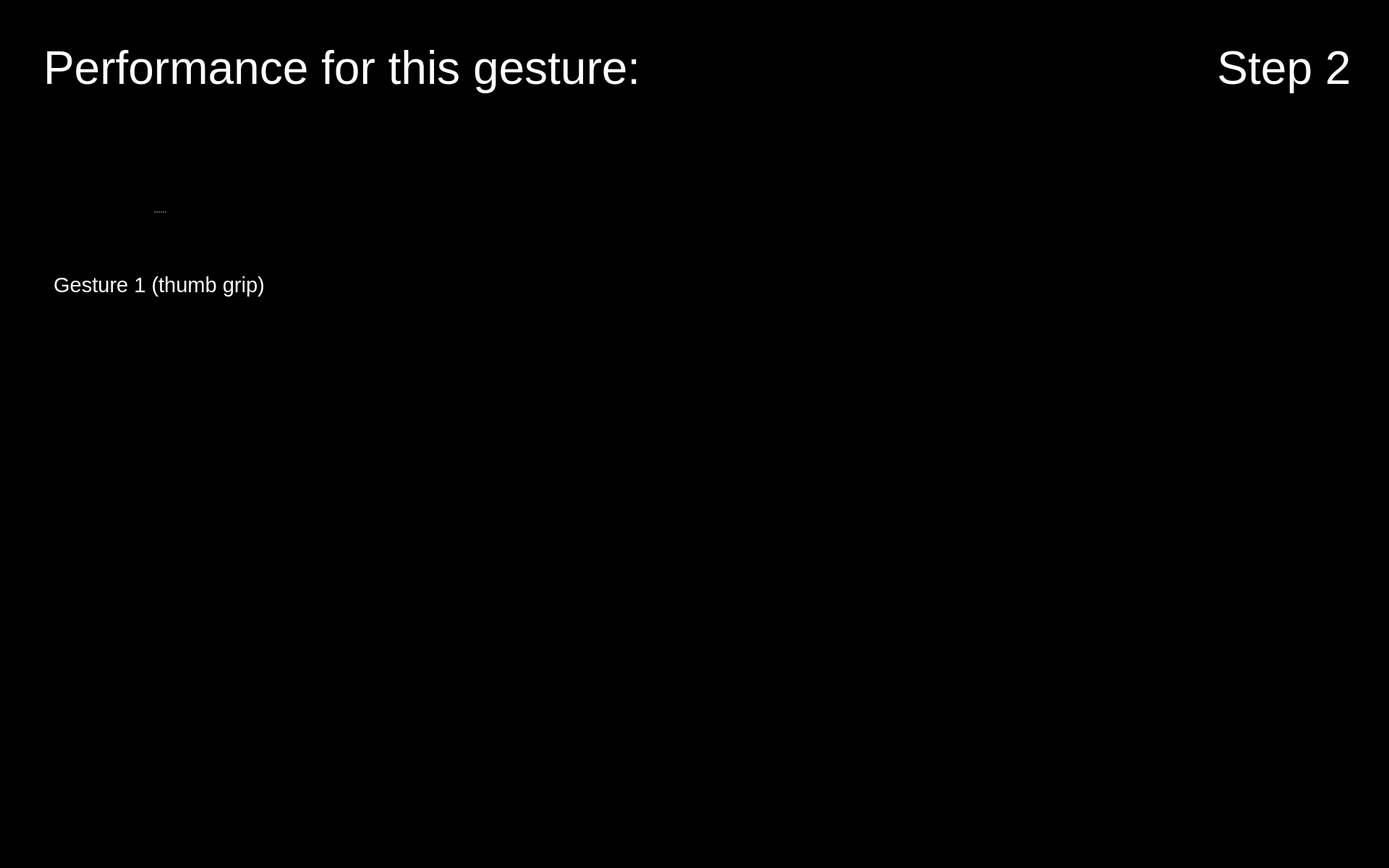
<?xml version="1.0" encoding="UTF-8"?>
<ui version="4.0">
 <class>Form</class>
 <widget class="QWidget" name="Form">
  <property name="geometry">
   <rect>
    <x>0</x>
    <y>0</y>
    <width>1920</width>
    <height>1200</height>
   </rect>
  </property>
  <property name="maximumSize">
   <size>
    <width>1920</width>
    <height>1200</height>
   </size>
  </property>
  <property name="windowTitle">
   <string>Form</string>
  </property>
  <property name="styleSheet">
   <string notr="true">background-color: rgb(0, 0, 0);</string>
  </property>
  <widget class="QPushButton" name="button_nav_left">
   <property name="enabled">
    <bool>true</bool>
   </property>
   <property name="geometry">
    <rect>
     <x>800</x>
     <y>560</y>
     <width>150</width>
     <height>150</height>
    </rect>
   </property>
   <property name="minimumSize">
    <size>
     <width>81</width>
     <height>81</height>
    </size>
   </property>
   <property name="maximumSize">
    <size>
     <width>150</width>
     <height>150</height>
    </size>
   </property>
   <property name="cursor">
    <cursorShape>OpenHandCursor</cursorShape>
   </property>
   <property name="focusPolicy">
    <enum>Qt::WheelFocus</enum>
   </property>
   <property name="contextMenuPolicy">
    <enum>Qt::DefaultContextMenu</enum>
   </property>
   <property name="layoutDirection">
    <enum>Qt::LeftToRight</enum>
   </property>
   <property name="autoFillBackground">
    <bool>false</bool>
   </property>
   <property name="styleSheet">
    <string notr="true"/>
   </property>
   <property name="icon">
    <iconset resource="resources/res.qrc">
     <normaloff>:/buttons/Button Left.svg</normaloff>:/buttons/Button Left.svg</iconset>
   </property>
   <property name="iconSize">
    <size>
     <width>144</width>
     <height>144</height>
    </size>
   </property>
   <property name="autoDefault">
    <bool>false</bool>
   </property>
   <property name="default">
    <bool>false</bool>
   </property>
   <property name="flat">
    <bool>true</bool>
   </property>
  </widget>
  <widget class="QPushButton" name="button_nav_right">
   <property name="enabled">
    <bool>true</bool>
   </property>
   <property name="geometry">
    <rect>
     <x>960</x>
     <y>560</y>
     <width>150</width>
     <height>150</height>
    </rect>
   </property>
   <property name="minimumSize">
    <size>
     <width>81</width>
     <height>81</height>
    </size>
   </property>
   <property name="maximumSize">
    <size>
     <width>150</width>
     <height>150</height>
    </size>
   </property>
   <property name="cursor">
    <cursorShape>OpenHandCursor</cursorShape>
   </property>
   <property name="focusPolicy">
    <enum>Qt::WheelFocus</enum>
   </property>
   <property name="contextMenuPolicy">
    <enum>Qt::DefaultContextMenu</enum>
   </property>
   <property name="layoutDirection">
    <enum>Qt::LeftToRight</enum>
   </property>
   <property name="autoFillBackground">
    <bool>false</bool>
   </property>
   <property name="styleSheet">
    <string notr="true"/>
   </property>
   <property name="icon">
    <iconset resource="resources/res.qrc">
     <normaloff>:/buttons/Button Right.svg</normaloff>:/buttons/Button Right.svg</iconset>
   </property>
   <property name="iconSize">
    <size>
     <width>144</width>
     <height>144</height>
    </size>
   </property>
   <property name="autoDefault">
    <bool>false</bool>
   </property>
   <property name="default">
    <bool>false</bool>
   </property>
   <property name="flat">
    <bool>true</bool>
   </property>
  </widget>
  <widget class="QPushButton" name="button_exit">
   <property name="enabled">
    <bool>true</bool>
   </property>
   <property name="geometry">
    <rect>
     <x>1760</x>
     <y>1040</y>
     <width>150</width>
     <height>150</height>
    </rect>
   </property>
   <property name="minimumSize">
    <size>
     <width>81</width>
     <height>81</height>
    </size>
   </property>
   <property name="maximumSize">
    <size>
     <width>150</width>
     <height>150</height>
    </size>
   </property>
   <property name="cursor">
    <cursorShape>OpenHandCursor</cursorShape>
   </property>
   <property name="focusPolicy">
    <enum>Qt::WheelFocus</enum>
   </property>
   <property name="contextMenuPolicy">
    <enum>Qt::DefaultContextMenu</enum>
   </property>
   <property name="icon">
    <iconset resource="resources/res.qrc">
     <normaloff>:/buttons/Button Exit.svg</normaloff>:/buttons/Button Exit.svg</iconset>
   </property>
   <property name="iconSize">
    <size>
     <width>144</width>
     <height>144</height>
    </size>
   </property>
   <property name="autoDefault">
    <bool>false</bool>
   </property>
   <property name="default">
    <bool>false</bool>
   </property>
   <property name="flat">
    <bool>true</bool>
   </property>
  </widget>
  <widget class="QLabel" name="label_plot_1">
   <property name="geometry">
    <rect>
     <x>490</x>
     <y>180</y>
     <width>850</width>
     <height>340</height>
    </rect>
   </property>
   <property name="maximumSize">
    <size>
     <width>1200</width>
     <height>480</height>
    </size>
   </property>
   <property name="font">
    <font>
     <pointsize>48</pointsize>
    </font>
   </property>
   <property name="styleSheet">
    <string notr="true">color: rgb(255, 255, 255);</string>
   </property>
   <property name="text">
    <string/>
   </property>
   <property name="scaledContents">
    <bool>true</bool>
   </property>
  </widget>
  <widget class="QLabel" name="icon_newbie_1">
   <property name="enabled">
    <bool>true</bool>
   </property>
   <property name="geometry">
    <rect>
     <x>490</x>
     <y>380</y>
     <width>100</width>
     <height>100</height>
    </rect>
   </property>
   <property name="sizePolicy">
    <sizepolicy hsizetype="Preferred" vsizetype="Preferred">
     <horstretch>0</horstretch>
     <verstretch>0</verstretch>
    </sizepolicy>
   </property>
   <property name="maximumSize">
    <size>
     <width>100</width>
     <height>100</height>
    </size>
   </property>
   <property name="text">
    <string/>
   </property>
   <property name="pixmap">
    <pixmap resource="resources/res.qrc">:/img/Icon User.png</pixmap>
   </property>
   <property name="scaledContents">
    <bool>true</bool>
   </property>
  </widget>
  <widget class="QLabel" name="image_step">
   <property name="geometry">
    <rect>
     <x>1650</x>
     <y>170</y>
     <width>250</width>
     <height>250</height>
    </rect>
   </property>
   <property name="font">
    <font>
     <pointsize>48</pointsize>
    </font>
   </property>
   <property name="styleSheet">
    <string notr="true">color: rgb(255, 255, 255);</string>
   </property>
   <property name="text">
    <string/>
   </property>
   <property name="pixmap">
    <pixmap resource="resources/res.qrc">:/detected steps/Detected Step2 Button.png</pixmap>
   </property>
   <property name="alignment">
    <set>Qt::AlignCenter</set>
   </property>
   <property name="wordWrap">
    <bool>true</bool>
   </property>
  </widget>
  <widget class="QLabel" name="icon_expert_1">
   <property name="enabled">
    <bool>true</bool>
   </property>
   <property name="geometry">
    <rect>
     <x>490</x>
     <y>220</y>
     <width>100</width>
     <height>100</height>
    </rect>
   </property>
   <property name="sizePolicy">
    <sizepolicy hsizetype="Preferred" vsizetype="Preferred">
     <horstretch>0</horstretch>
     <verstretch>0</verstretch>
    </sizepolicy>
   </property>
   <property name="maximumSize">
    <size>
     <width>100</width>
     <height>100</height>
    </size>
   </property>
   <property name="text">
    <string/>
   </property>
   <property name="pixmap">
    <pixmap resource="resources/res.qrc">:/img/Icon Expert.png</pixmap>
   </property>
   <property name="scaledContents">
    <bool>true</bool>
   </property>
  </widget>
  <widget class="QLabel" name="icon_reaction_1">
   <property name="enabled">
    <bool>true</bool>
   </property>
   <property name="geometry">
    <rect>
     <x>1400</x>
     <y>250</y>
     <width>200</width>
     <height>200</height>
    </rect>
   </property>
   <property name="sizePolicy">
    <sizepolicy hsizetype="Preferred" vsizetype="Preferred">
     <horstretch>0</horstretch>
     <verstretch>0</verstretch>
    </sizepolicy>
   </property>
   <property name="maximumSize">
    <size>
     <width>200</width>
     <height>200</height>
    </size>
   </property>
   <property name="text">
    <string/>
   </property>
   <property name="scaledContents">
    <bool>true</bool>
   </property>
  </widget>
  <widget class="QLabel" name="label_text_step">
   <property name="geometry">
    <rect>
     <x>1650</x>
     <y>20</y>
     <width>250</width>
     <height>150</height>
    </rect>
   </property>
   <property name="font">
    <font>
     <family>Arial</family>
     <pointsize>48</pointsize>
     <weight>9</weight>
     <italic>false</italic>
     <bold>false</bold>
    </font>
   </property>
   <property name="styleSheet">
    <string notr="true">font: 75 48pt &quot;Arial&quot;;
color: rgb(255, 255, 255);</string>
   </property>
   <property name="text">
    <string>Step 2</string>
   </property>
   <property name="textFormat">
    <enum>Qt::RichText</enum>
   </property>
   <property name="alignment">
    <set>Qt::AlignCenter</set>
   </property>
   <property name="wordWrap">
    <bool>true</bool>
   </property>
  </widget>
  <widget class="QSplitter" name="splitter_3">
   <property name="geometry">
    <rect>
     <x>60</x>
     <y>210</y>
     <width>320</width>
     <height>282</height>
    </rect>
   </property>
   <property name="orientation">
    <enum>Qt::Vertical</enum>
   </property>
   <widget class="QLabel" name="image_required_2">
    <property name="maximumSize">
     <size>
      <width>320</width>
      <height>240</height>
     </size>
    </property>
    <property name="text">
     <string/>
    </property>
    <property name="pixmap">
     <pixmap resource="resources/res.qrc">:/img/right_step2_gesture1_2.png</pixmap>
    </property>
    <property name="scaledContents">
     <bool>true</bool>
    </property>
   </widget>
   <widget class="QLabel" name="text_required_2">
    <property name="font">
     <font>
      <family>Arial</family>
      <pointsize>22</pointsize>
      <weight>9</weight>
      <italic>false</italic>
      <bold>false</bold>
     </font>
    </property>
    <property name="styleSheet">
     <string notr="true">font: 75 22pt &quot;Arial&quot;;
color: rgb(255, 255, 255);</string>
    </property>
    <property name="text">
     <string>Gesture 1 (thumb grip)</string>
    </property>
    <property name="textFormat">
     <enum>Qt::PlainText</enum>
    </property>
    <property name="alignment">
     <set>Qt::AlignCenter</set>
    </property>
    <property name="wordWrap">
     <bool>true</bool>
    </property>
   </widget>
  </widget>
  <widget class="QLabel" name="label_trouble">
   <property name="geometry">
    <rect>
     <x>60</x>
     <y>20</y>
     <width>1280</width>
     <height>150</height>
    </rect>
   </property>
   <property name="font">
    <font>
     <family>Arial</family>
     <pointsize>48</pointsize>
     <weight>9</weight>
     <italic>false</italic>
     <bold>false</bold>
    </font>
   </property>
   <property name="styleSheet">
    <string notr="true">font: 75 48pt &quot;Arial&quot;;
color: rgb(255, 255, 255);</string>
   </property>
   <property name="text">
    <string>Performance for this gesture:</string>
   </property>
   <property name="textFormat">
    <enum>Qt::RichText</enum>
   </property>
   <property name="alignment">
    <set>Qt::AlignLeading|Qt::AlignLeft|Qt::AlignVCenter</set>
   </property>
   <property name="wordWrap">
    <bool>true</bool>
   </property>
  </widget>
 </widget>
 <resources>
  <include location="resources/res.qrc"/>
 </resources>
 <connections/>
</ui>
